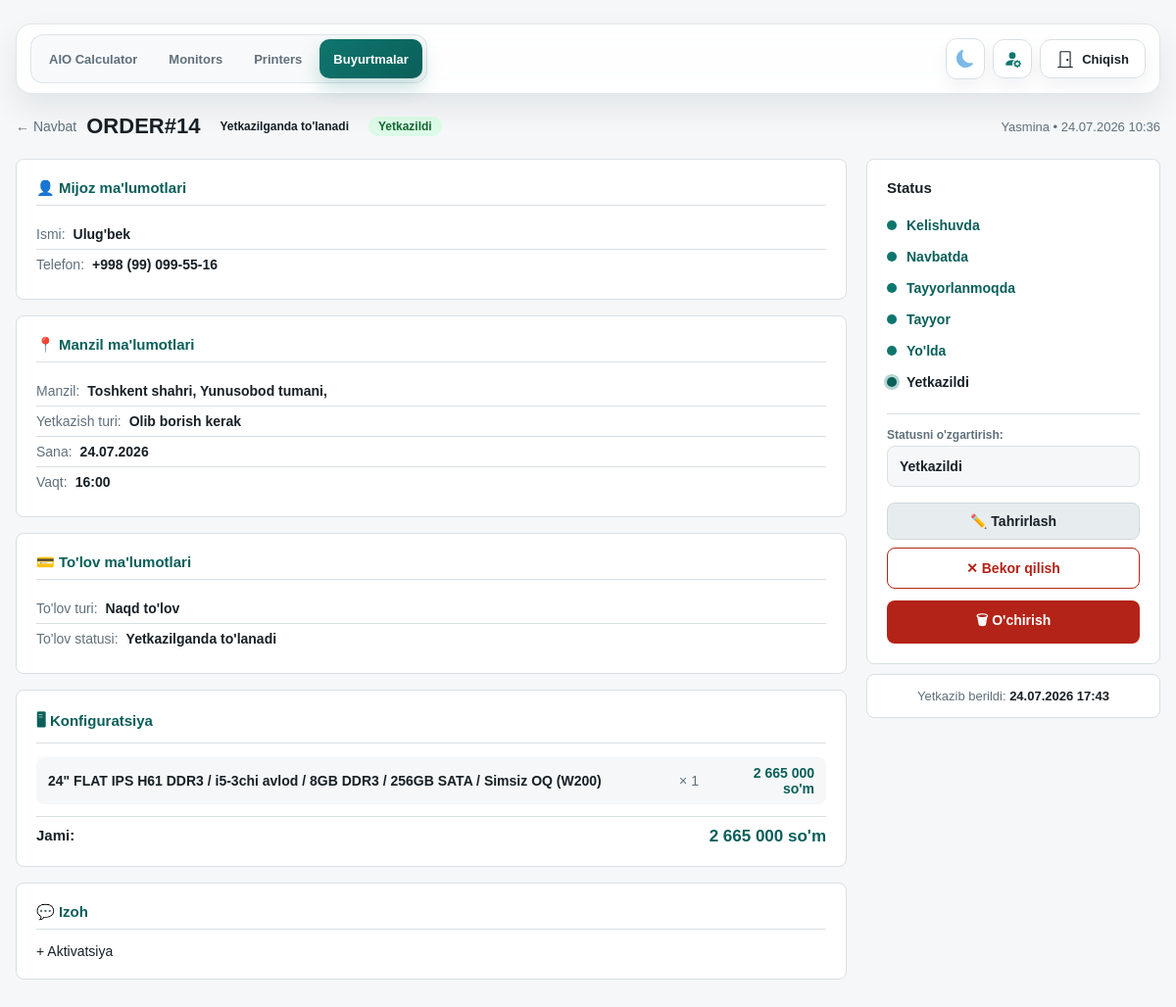
The page /orders/14/ (signed in) on the database as committed earlier.
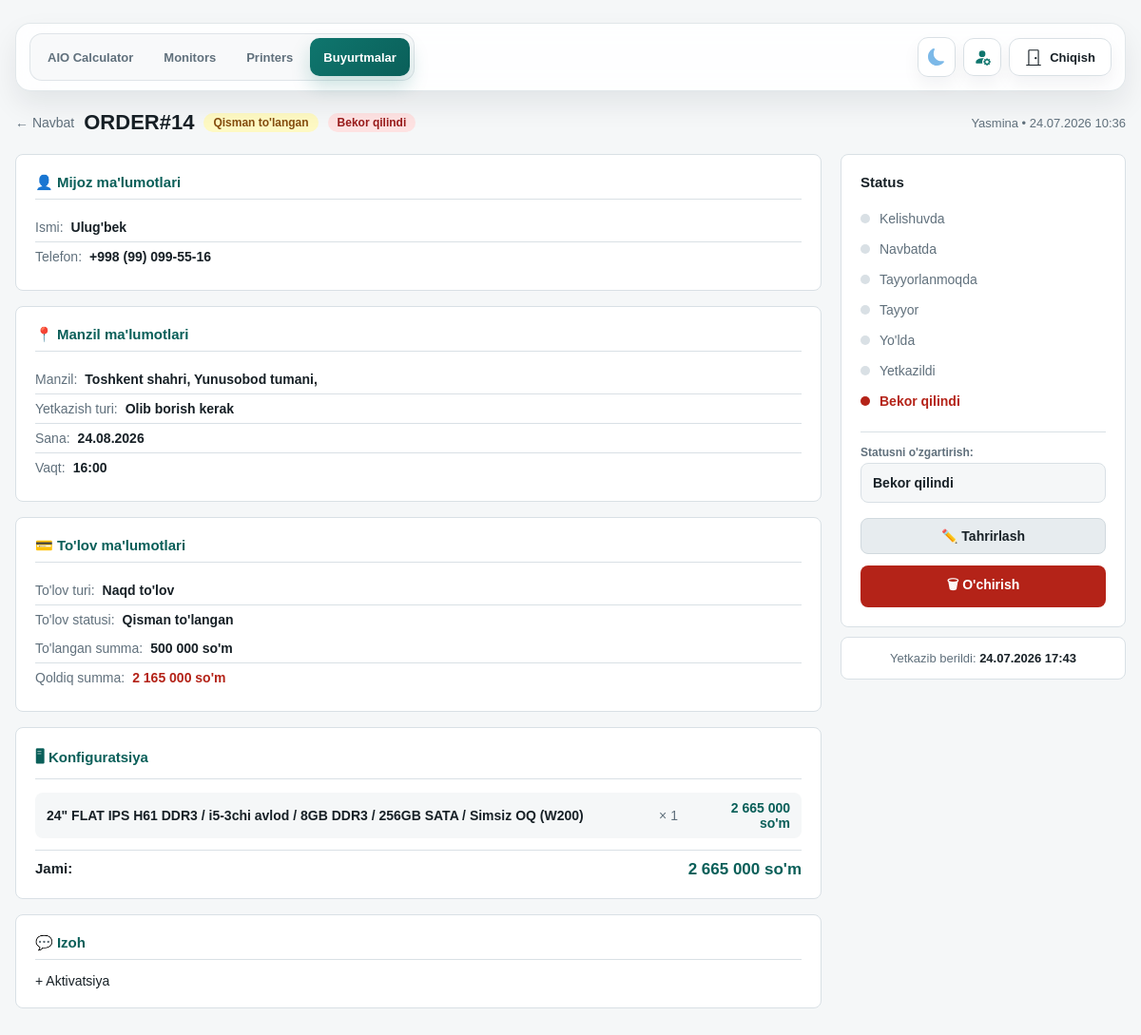
The same page on the database as committed later.
### orders/models.py (models this page shows, shortened)
class Order(models.Model):
    class DeliveryType(models.TextChoices):
        DELIVERY = "DELIVERY", "Olib borish kerak"
        POST = "POST", "Pochta (BTS, UzPost, YandexGo...)"
        PICKUP = "PICKUP", "Olib ketadi"
    class PaymentType(models.TextChoices):
        CASH = "CASH", "Naqd to'lov"
        CARD = "CARD", "Kartadan to'lov"
        TRANSFER = "TRANSFER", "Bank orqali"
        CASH_CARD = "CASH_CARD", "Aralash to'lov"
    class PaymentStatus(models.TextChoices):
        UNPAID = "UNPAID", "To'lanmagan"
        ON_DELIVERY = "ON_DELIVERY", "Yetkazilganda to'lanadi"
        ON_PICKUP = "ON_PICKUP", "Olib ketishda to'lanadi"
        PARTIAL = "PARTIAL", "Qisman to'langan"
        PAID = "PAID", "To'langan"
    class ProductionStatus(models.TextChoices):
        AGREED = "AGREED", "Kelishuvda"
        QUEUED = "QUEUED", "Navbatda"
        IN_PROGRESS = "IN_PROGRESS", "Tayyorlanmoqda"
        READY = "READY", "Tayyor"
        SHIPPING = "SHIPPING", "Yo'lda"
        DELIVERED = "DELIVERED", "Yetkazildi"
        ON_HOLD = "ON_HOLD", "To'xtatildi"
        CANCELLED = "CANCELLED", "Bekor qilindi"
    DELIVERY_STATUS_FLOWS = {
        DeliveryType.DELIVERY: [
            ProductionStatus.AGREED,
            ProductionStatus.QUEUED,
            ProductionStatus.IN_PROGRESS,
            ProductionStatus.READY,
            ProductionStatus.SHIPPING,
            ProductionStatus.DELIVERED,
        ],
        DeliveryType.POST: [
            ProductionStatus.AGREED,
            ProductionStatus.QUEUED,
            ProductionStatus.IN_PROGRESS,
            ProductionStatus.READY,
            ProductionStatus.SHIPPING,
            ProductionStatus.DELIVERED,
        ],
        DeliveryType.PICKUP: [
            ProductionStatus.AGREED,
            ProductionStatus.QUEUED,
            ProductionStatus.IN_PROGRESS,
            ProductionStatus.READY,
            ProductionStatus.DELIVERED,
        ],
    }
    GLOBAL_PRODUCTION_STATUSES = [
        ProductionStatus.CANCELLED,
        ProductionStatus.ON_HOLD,
    ]
    DELIVERY_STATUS_LABELS = {
        DeliveryType.DELIVERY: {
            ProductionStatus.SHIPPING: "Yo'lda",
            ProductionStatus.DELIVERED: "Yetkazildi",
        },
        DeliveryType.POST: {
            ProductionStatus.SHIPPING: "Jo'natildi",
            ProductionStatus.DELIVERED: "Qabul qilib oldi",
        },
        DeliveryType.PICKUP: {
            ProductionStatus.DELIVERED: "Olib ketildi",
        },
    }
    order_number = models.CharField(
        max_length=24, unique=True, blank=True, null=True, verbose_name="Buyurtma raqami"
    )
    sold_by = models.ForeignKey(
        User, on_delete=models.PROTECT, related_name="orders", verbose_name="Sotuvchi"
    )
    customer_name = models.CharField(max_length=120, verbose_name="Mijoz ismi")
    customer_phone = models.CharField(max_length=30, verbose_name="Telefon raqami")
    region = models.CharField(max_length=80, verbose_name="Viloyat")
    district = models.CharField(max_length=80, verbose_name="Tuman")
    city = models.CharField(max_length=80, verbose_name="Shahar")
    landmark = models.CharField(max_length=200, blank=True, verbose_name="Mo'ljal")
    delivery_type = models.CharField(
        max_length=20, choices=DeliveryType.choices, verbose_name="Yetkazish turi"
    )
    payment_type = models.CharField(
        max_length=20, choices=PaymentType.choices, verbose_name="To'lov turi"
    )
    payment_status = models.CharField(
        max_length=20,
        choices=PaymentStatus.choices,
        default=PaymentStatus.UNPAID,
        verbose_name="To'lov holati",
    )
    production_status = models.CharField(
        max_length=20,
        choices=ProductionStatus.choices,
        default=ProductionStatus.AGREED,
        verbose_name="Ishlab chiqarish holati",
    )
    total_price_usd = models.DecimalField(
        max_digits=12, decimal_places=2, default=0, verbose_name="Jami (USD)"
    )
    total_price_uzs = models.DecimalField(
        max_digits=16, decimal_places=0, default=0, verbose_name="Jami (so'm)"
    )
    delivery_date = models.DateField(null=True, blank=True, verbose_name="Yetkazib berish sanasi")
    delivery_time = models.CharField(max_length=10, null=True, blank=True, verbose_name="Yetkazib berish vaqti")
    partial_amount = models.DecimalField(
        max_digits=16, decimal_places=0, default=0, verbose_name="Qisman to'langan summa"
    )
    notes = models.TextField(blank=True, verbose_name="Izoh")
    created_at = models.DateTimeField(auto_now_add=True)
    updated_at = models.DateTimeField(auto_now=True)
    delivered_at = models.DateTimeField(null=True, blank=True, verbose_name="Yetkazib berilgan vaqt")
    class Meta:
        ordering = ["-created_at"]
        verbose_name = "Buyurtma"
        verbose_name_plural = "Buyurtmalar"
    @property
    def display_order_number(self):
        raw_number = self.order_number or f"ORDER#{self.pk}"
        if raw_number.startswith("ORD#"):
            return raw_number.replace("ORD#", "ORDER#", 1)
        return raw_number
    @classmethod
    def production_status_flow(cls, delivery_type):
        return cls.DELIVERY_STATUS_FLOWS.get(
            delivery_type,
            cls.DELIVERY_STATUS_FLOWS[cls.DeliveryType.DELIVERY],
        )
    @classmethod
    def production_status_label(cls, status, delivery_type=None):
        if delivery_type:
            custom = cls.DELIVERY_STATUS_LABELS.get(delivery_type, {})
            if status in custom:
                return custom[status]
        return dict(cls.ProductionStatus.choices).get(status, status)
    @classmethod
    def production_status_choices_for_delivery(cls, delivery_type):
        statuses = list(cls.production_status_flow(delivery_type))
        for status in cls.GLOBAL_PRODUCTION_STATUSES:
            if status not in statuses:
                statuses.append(status)
        return [(status, cls.production_status_label(status, delivery_type)) for status in statuses]

class OrderItem(models.Model):
    order = models.ForeignKey(Order, on_delete=models.CASCADE, related_name="items")
    build_quote = models.ForeignKey(
        "calculator.BuildQuote",
        on_delete=models.SET_NULL,
        null=True,
        blank=True,
        related_name="order_items",
        verbose_name="Kalkulyator konfiguratsiyasi",
    )
    config_label = models.CharField(max_length=255, verbose_name="Konfiguratsiya")
    quantity = models.PositiveIntegerField(default=1, verbose_name="Soni")
    unit_price_usd = models.DecimalField(
        max_digits=12, decimal_places=2, default=0, verbose_name="Dona narxi (USD)"
    )
    unit_price_uzs = models.DecimalField(
        max_digits=16, decimal_places=2, default=0, verbose_name="Dona narxi (so'm)"
    )
    class Meta:
        verbose_name = "Buyurtma elementi"
        verbose_name_plural = "Buyurtma elementlari"

### orders/views.py (the view, shortened to what this page needs)
# urls.py: path("<int:pk>/", views.order_detail, name="detail"),
@login_required
def order_detail(request, pk):
    from calculator.models import CalculatorSettings
    try:
        settings = CalculatorSettings.objects.first()
        usd_rate = int(settings.usd_rate) if settings and settings.usd_rate else 12850
    except:
        usd_rate = 12850
    order = get_object_or_404(
        _orders_for_user(request.user).prefetch_related("items").select_related("sold_by"),
        pk=pk,
    )
    if request.method == "GET" and request.GET.get("edit") == "1":
        if not _can_user_edit_order(request.user, order):
            raise PermissionDenied("Sizda buyurtmani tahrirlash huquqi yo'q.")
        return render(request, "orders/order_form.html", _form_context(request.user, order, {}))
    allowed_production_status_choices = _allowed_production_status_choices_for_user(
        request.user,
        order.delivery_type,
        order.production_status,
        order,
    )
    allowed_production_status_values = {value for value, _ in allowed_production_status_choices}
    return render(request, "orders/order_detail.html", {
        "active_nav": "orders",
        "order": order,
        "usd_rate": usd_rate,
        "status_flow": Order.production_status_flow(order.delivery_type),
        "current_status_index": (
            Order.production_status_flow(order.delivery_type).index(order.production_status)
            if order.production_status in Order.production_status_flow(order.delivery_type)
            else -1
        ),
        "delivery_choices": Order.DeliveryType.choices,
        "payment_type_choices": Order.PaymentType.choices,
        "payment_status_choices": Order.PaymentStatus.choices,
        "production_status_choices": allowed_production_status_choices,
        "can_edit_order": _can_user_edit_order(request.user, order),
        "can_delete_order": _can_user_delete_order(request.user),
        "can_cancel_order": _can_user_cancel_order(request.user, order),
        "can_change_production_status": _can_user_change_production_status(
            request.user,
            order.production_status,
            order,
        ),
        "show_current_status_option": order.production_status not in allowed_production_status_values,
        "current_status_label": _all_production_status_choices_map(order.delivery_type).get(
            order.production_status,
            order.production_status,
        ),
    })

### orders/templates/orders/order_detail.html (shortened to what the changed rows need)
{% extends "base.html" %}
{% load order_tags %}
{% block content %}
<div style="margin-top:20px;">
  <div style="display:flex;align-items:center;flex-wrap:wrap;gap:10px;margin-bottom:16px;">
    <a href="{% url 'orders:list' %}" style="color:var(--muted);text-decoration:none;font-size:14px;">← Navbat</a>
    <h2 style="margin:0;font-size:22px;">{{ order.display_order_number }}</h2>
    <span class="badge {{ order.payment_status|payment_badge }}">{{ order.get_payment_status_display }}</span>
    <span class="badge {{ order.production_status|status_badge }}">{{ order.production_status|status_label:order.delivery_type }}</span>
    <span style="font-size:13px;color:var(--muted);margin-left:auto;">
      {{ order.sold_by.get_full_name|default:order.sold_by.username }} •
      {{ order.created_at|date:"d.m.Y H:i" }}
    </span>
  </div>
  <div class="detail-layout">
    <div>
      <div class="panel detail-section">
        <div class="detail-row-group">
          <div class="detail-row"><span>Ismi:</span><strong>{{ order.customer_name }}</strong></div>
          <div class="detail-row"><span>Telefon:</span><strong>{{ order.customer_phone|format_phone }}</strong></div>
        </div>
      </div>
      <div class="panel detail-section">
        <div class="detail-row">
          <span>Manzil:</span>
          <strong>
            {{ order.region }}, {{ order.district }}, {{ order.city }}
          </strong>
        </div>
        <div class="detail-row-group">
          <div class="detail-row"><span>Yetkazish turi:</span><strong>{{ order.get_delivery_type_display }}</strong></div>
          {% if order.delivery_date %}
            <div class="detail-row"><span>Sana:</span><strong>{{ order.delivery_date|date:"d.m.Y" }}</strong></div>
          {% endif %}
          {% if order.delivery_time %}
            <div class="detail-row"><span>Vaqt:</span><strong>{{ order.delivery_time }}</strong></div>
          {% endif %}
        </div>
      </div>
      <div class="panel detail-section">
        <div class="detail-row-group">
          <div class="detail-row"><span>To'lov turi:</span><strong>{{ order.get_payment_type_display }}</strong></div>
          <div class="detail-row"><span>To'lov statusi:</span><strong>{{ order.get_payment_status_display }}</strong></div>
        </div>
        {% if order.payment_status == 'PARTIAL' %}
          <div class="detail-row-group">
            <div class="detail-row"><span>To'langan summa:</span><strong>{{ order.partial_amount|format_uzs }} so'm</strong></div>
            <div class="detail-row"><span>Qoldiq summa:</span><strong style="color:var(--danger);">{{ order.total_price_uzs|remaining:order.partial_amount|format_uzs }} so'm</strong></div>
          </div>
        {% endif %}
      </div>
      <div class="panel detail-section">
        {% for item in order.items.all %}
          <div class="config-item">
            <span class="label">{{ item.config_label }}</span>
            <span class="qty">× {{ item.quantity }}</span>
            <span class="price">
              {% if item.unit_price_uzs %}
                {{ item.unit_price_uzs|format_uzs }}
              {% else %}
                {% widthratio item.unit_price_usd 1 usd_rate as price_uzs %}
                {{ price_uzs|format_uzs }}
              {% endif %}
              so'm
            </span>
          </div>
        {% endfor %}
        <div style="display:flex;justify-content:space-between;margin-top:12px;padding-top:10px;border-top:1px solid var(--line);">
          <div style="text-align:right;">
            <div style="font-weight:800;font-size:17px;color:var(--accent-dark)">{{ order.total_price_uzs|format_uzs }} so'm</div>
          </div>
        </div>
      </div>
      {% if order.notes %}
        <div class="panel detail-section">
          <h3>💬 Izoh</h3>
          <p style="margin:0;font-size:14px;color:var(--text);">{{ order.notes }}</p>
        </div>
      {% endif %}
    </div>
    <aside>
      <div class="panel status-sidebar">
        <h3>Status</h3>
        {% for s in status_flow %}
          <div class="status-step
            {% if order.production_status == s %}current
            {% elif current_status_index != -1 and forloop.counter0 < current_status_index %}done
            {% endif %}">
            <div class="status-dot
              {% if order.production_status == s %}current
              {% elif current_status_index != -1 and forloop.counter0 < current_status_index %}done
              {% endif %}">
            </div>
            {{ s|status_label:order.delivery_type }}
          </div>
        {% endfor %}
        {% if order.production_status == 'CANCELLED' %}
          <div class="status-step" style="color:var(--danger);font-weight:700;">
            <div class="status-dot" style="background:var(--danger);"></div>
            Bekor qilindi
          </div>
        {% endif %}
        <div style="margin-top: 16px; margin-bottom: 12px; border-top: 1px solid var(--line); padding-top: 14px;">
          <label style="font-size:12px; color:var(--muted); font-weight:700; margin-bottom:4px; display:block;">Statusni o'zgartirish:</label>
          {% if can_change_production_status %}
            <select id="status-select-dropdown" onchange="onStatusDropdownChange(this.value)" style="width:100%; padding:10px 12px; border-radius:8px; background:var(--bg); border:1px solid var(--line); color:var(--text); font-weight:700; font-size:14px; cursor:pointer;">
              {% for s_val, s_label in production_status_choices %}
                <option value="{{ s_val }}" {% if order.production_status == s_val %}selected{% endif %}>{{ s_label }}</option>
              {% endfor %}
            </select>
          {% else %}
            <div style="padding:10px 12px; border-radius:8px; background:var(--bg); border:1px solid var(--line); color:var(--muted); font-size:13px; line-height:1.45;">
              Bu buyurtmada statusni faqat ruxsat berilgan user o'zgartira oladi.
            </div>
          {% endif %}
        </div>
        <div class="action-btns">
          {% if can_edit_order %}
            <a href="{% url 'orders:detail' order.pk %}?edit=1" class="action-btn secondary">
              ✏️ Tahrirlash
            </a>
          {% endif %}
          {% if can_cancel_order and order.production_status != 'CANCELLED' %}
            <button class="action-btn danger" onclick="cancelOrderDirectly()">
              ✕ Bekor qilish
            </button>
          {% endif %}
          {% if can_delete_order %}
            <form id="delete-order-form" action="{% url 'orders:delete' order.pk %}" method="post" style="width: 100%; margin-top: 4px;">
              <button type="button" onclick="openDeleteModal()" class="action-btn" style="background: var(--danger); color: white; width: 100%; border: none; font-weight: 700; display: flex; align-items: center; justify-content: center; gap: 6px;">
              </button>
            </form>
          {% endif %}
        </div>
      </div>
      {% if order.delivered_at %}
        <div class="panel" style="padding:14px 18px;margin-top:10px;font-size:13px;color:var(--muted);text-align:center;">
          Yetkazib berildi: <strong style="color:var(--text);">{{ order.delivered_at|date:"d.m.Y H:i" }}</strong>
        </div>
      {% endif %}
    </aside>
  </div>
</div>
{% endblock %}

Rows that differ between the two databases and show on the page:
changed Order "ORDER#14": payment_status "Yetkazilganda to'lanadi" → "Qisman to'langan"; production_status|status_label "Yetkazildi" → "Bekor qilindi"; delivery_date "24.07.2026" → "24.08.2026"; partial_amount (not shown) → "500 000"; total_price_uzs|remaining (not shown) → "2 165 000"; production_status "Yetkazildi" → "Bekor qilindi"
Other text that changed with them:
text no longer shown: "✕ Bekor qilish"
text now shown: "To'langan summa: so'm Qoldiq summa: so'm Bekor qilindi"
